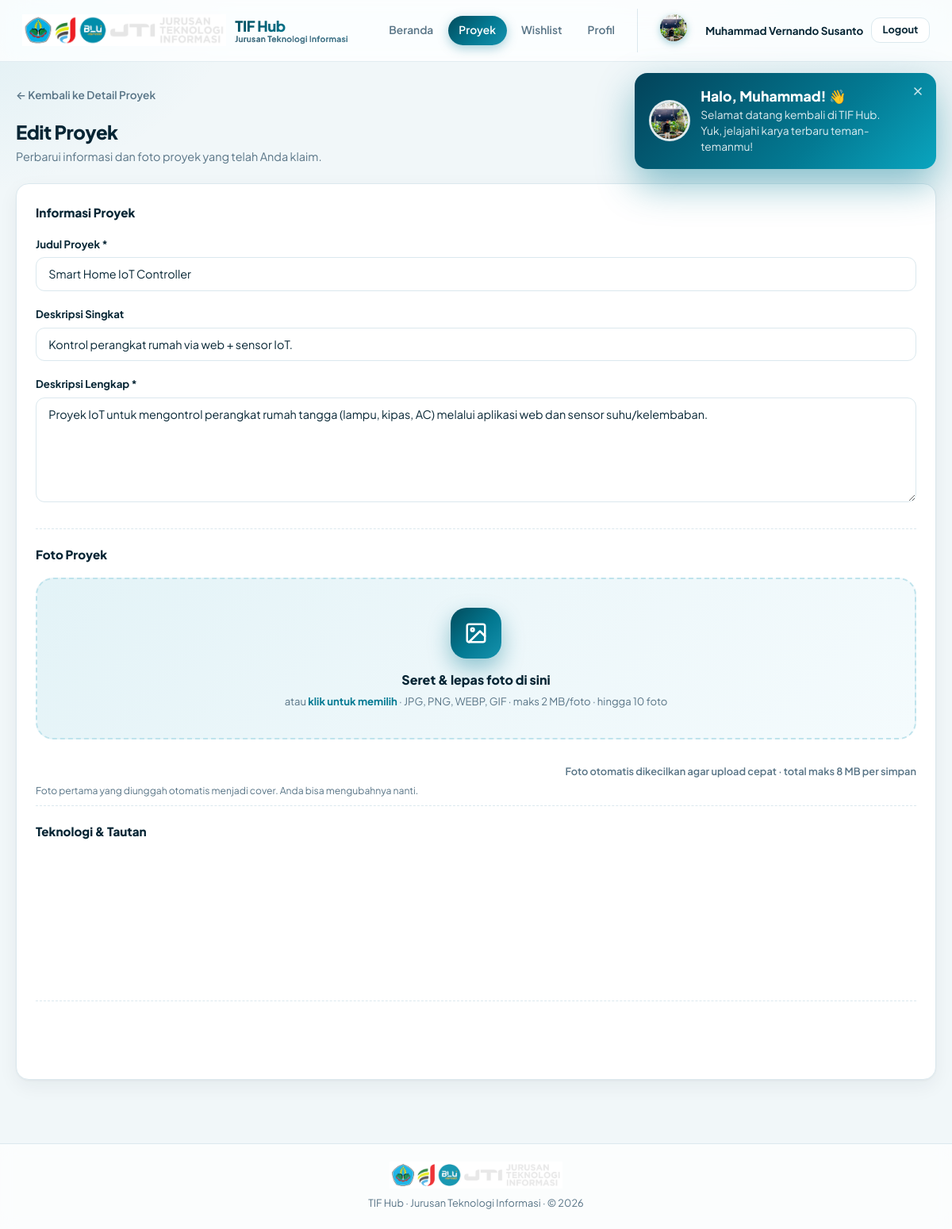
/projects/3/edit (signed in), run on the app's committed database.
### tables this page shows
CREATE TABLE `users` (
  `id` int(10) UNSIGNED NOT NULL,
  `nim` varchar(20) DEFAULT NULL,
  `name` varchar(100) NOT NULL,
  `email` varchar(150) NOT NULL,
  `password` varchar(255) NOT NULL,
  `role` enum('mahasiswa','admin') NOT NULL DEFAULT 'mahasiswa',
  `class` varchar(20) DEFAULT NULL,
  `semester` tinyint(3) UNSIGNED DEFAULT NULL,
  `status` enum('active','inactive') NOT NULL DEFAULT 'active',
  `avatar` varchar(255) DEFAULT NULL,
  `created_at` datetime NOT NULL DEFAULT current_timestamp(),
  `updated_at` datetime NOT NULL DEFAULT current_timestamp() ON UPDATE current_timestamp()
);

CREATE TABLE `projects` (
  `id` int(10) UNSIGNED NOT NULL,
  `title` varchar(200) NOT NULL,
  `slug` varchar(220) NOT NULL,
  `description` text NOT NULL,
  `short_desc` varchar(300) DEFAULT NULL,
  `thumbnail` varchar(255) DEFAULT NULL,
  `category_id` int(10) UNSIGNED DEFAULT NULL,
  `semester_id` int(10) UNSIGNED DEFAULT NULL,
  `course_name` varchar(150) DEFAULT NULL,
  `academic_year` varchar(20) DEFAULT NULL,
  `technologies` varchar(500) DEFAULT NULL,
  `github_url` varchar(500) DEFAULT NULL,
  `demo_url` varchar(500) DEFAULT NULL,
  `is_published` tinyint(1) NOT NULL DEFAULT 1,
  `is_claimable` tinyint(1) NOT NULL DEFAULT 1,
  `view_count` int(10) UNSIGNED NOT NULL DEFAULT 0,
  `created_by` int(10) UNSIGNED DEFAULT NULL,
  `created_at` datetime NOT NULL DEFAULT current_timestamp(),
  `updated_at` datetime NOT NULL DEFAULT current_timestamp() ON UPDATE current_timestamp()
);

### app/Controllers/ProjectController.php (called while the page is built, shortened)
<?php
class ProjectController extends Controller
{
    private Project $projectModel;
    public function __construct()
    {
        $this->projectModel = new Project();
    }
    public function edit(string $id): void
    {
        $project = $this->projectModel->find((int)$id);
        $this->view('projects/edit', [
            'title'   => 'Edit Proyek - TIF Hub',
            'user'    => Auth::user(),
            'project' => $project,
            'images'  => $this->projectModel->getImages((int) $id),
            'limits'  => ImageUploader::limits(),
            'csrf'    => Session::getCsrfToken(),
        ]);
    }
}

### public/index.php (called while the page is built, shortened)
<?php
spl_autoload_register(function (string $class): void {
    $prefix = 'App\\';
    $baseDir = dirname(__DIR__) . '/app/';
    $relativeClass = substr($class, strlen($prefix));
    $file = $baseDir . str_replace('\\', '/', $relativeClass) . '.php';
});
require dirname(__DIR__) . '/app/Helpers/helpers.php';
$router = new \App\Core\Router();
$router->dispatch();

### config/database.php (called while the page is built)
<?php
return [
    'host'     => getenv('DB_HOST') ?: '127.0.0.1',
    'port'     => getenv('DB_PORT') ?: '3306',
    'dbname'   => getenv('DB_NAME') ?: 'tif_hub',
    'username' => getenv('DB_USER') ?: 'root',
    'password' => getenv('DB_PASS') ?: '',
    'charset'  => 'utf8mb4',
    'options'  => [
        PDO::ATTR_ERRMODE            => PDO::ERRMODE_EXCEPTION,
        PDO::ATTR_DEFAULT_FETCH_MODE => PDO::FETCH_ASSOC,
        PDO::ATTR_EMULATE_PREPARES   => false,
    ],
];

### app/Core/Database.php (called while the page is built, shortened)
<?php
class Database
{
    private static ?PDO $instance = null;
    public static function getInstance(): PDO
    {
        if (self::$instance === null) {
            $config = require __DIR__ . '/../../config/database.php';
            $dsn = sprintf(
                'mysql:host=%s;port=%s;dbname=%s;charset=%s',
                $config['host'],
                $config['port'],
                $config['dbname'],
                $config['charset']
            );
            try {
                self::$instance = new PDO(
                    $dsn,
                    $config['username'],
                    $config['password'],
                    $config['options']
                );
            } catch (PDOException $e) {
                if (getenv('APP_DEBUG') === 'true') {
                    die('Database Connection Error: ' . $e->getMessage());
                }
                die('Database connection failed. Please try again later.');
            }
        }
        return self::$instance;
    }
}

### app/Core/Model.php (called while the page is built, shortened)
<?php
class Model
{
    protected PDO $db;
    protected string $table;
    public function __construct()
    {
        $this->db = Database::getInstance();
    }
    public function find(int $id): ?array
    {
        $stmt = $this->db->prepare("SELECT * FROM {$this->table} WHERE id = ?");
        $stmt->execute([$id]);
        $result = $stmt->fetch();
        return $result ?: null;
    }
}

### app/Helpers/helpers.php (called while the page is built, shortened)
<?php
function e(?string $value): string
{
    return htmlspecialchars($value ?? '', ENT_QUOTES, 'UTF-8');
}
function asset(string $path): string
{
    $path = ltrim($path, '/');
    $file = dirname(__DIR__, 2) . '/public/assets/' . $path;
    $v = is_file($file) ? '?v=' . filemtime($file) : '';
    return '/assets/' . $path . $v;
}

### app/Core/Auth.php (called while the page is built, shortened)
<?php
class Auth
{
    public static function user(): ?array
    {
        if (!Session::has('user_avatar')) {
            try {
                $row = (new \App\Models\User())->find((int) Session::get('user_id'));
            } catch (\Throwable $e) {
            }
        }
        return [
            'id'       => Session::get('user_id'),
            'nim'      => Session::get('user_nim'),
            'name'     => Session::get('user_name'),
            'email'    => Session::get('user_email'),
            'role'     => Session::get('user_role'),
            'class'    => Session::get('user_class'),
            'semester' => Session::get('user_semester'),
            'avatar'   => Session::get('user_avatar') ?: null,
        ];
    }
}

### app/Core/Session.php (called while the page is built, shortened)
<?php
class Session
{
    public static function get(string $key, mixed $default = null): mixed
    {
        return $_SESSION[$key] ?? $default;
    }
    public static function flash(string $key, mixed $value = null): mixed
    {
        $value = self::get('_flash_' . $key);
        return $value;
    }
}

### app/Helpers/ImageUploader.php (called while the page is built, shortened)
<?php
class ImageUploader
{
    public static function avatarUrl(?string $filename): ?string
    {
        return $filename ? '/uploads/avatars/' . rawurlencode(basename($filename)) : null;
    }
}

### app/Views/projects/edit.php (the view, shortened to what this page needs)
<?php
$images = $images ?? [];
$limits = $limits ?? \App\Helpers\ImageUploader::limits();
$fmtMb = fn(int $b): string => $b >= 1048576 ? rtrim(rtrim(number_format($b / 1048576, 1), '0'), '.') . ' MB' : round($b / 1024) . ' KB';
?>
<a href="/projects/<?= e($project['slug']) ?>" class="back-link">← Kembali ke Detail Proyek</a>
<div class="page-head mt-2">
    <div>
        <h1>Edit Proyek</h1>
        <p>Perbarui informasi dan foto proyek yang telah Anda klaim.</p>
    </div>
</div>
<form method="POST" enctype="multipart/form-data" action="/projects/<?= (int) $project['id'] ?>/update">
    <div class="card mb-3">
        <div class="form-section">
            <h3>Informasi Proyek</h3>
            <div class="form-group">
                <label>Judul Proyek *</label>
                <input type="text" name="title" class="form-control" required maxlength="200" value="<?= e($project['title'] ?? '') ?>" placeholder="Judul Proyek">
            </div>
            <div class="form-group">
                <label>Deskripsi Singkat</label>
                <input type="text" name="short_desc" class="form-control" maxlength="300" value="<?= e($project['short_desc'] ?? '') ?>" placeholder="Ringkasan proyek">
            </div>
            <div class="form-group">
                <label>Deskripsi Lengkap *</label>
                <textarea name="description" class="form-control" rows="6" required><?= e($project['description'] ?? '') ?></textarea>
            </div>
        </div>
        <div class="form-section">
            <h3>Foto Proyek</h3>
            <div class="dropzone" id="dropzone" data-existing="<?= count($images) ?>"
                 data-max-file="<?= (int) $limits['file'] ?>" data-max-post="<?= (int) $limits['post'] ?>" data-max-count="<?= (int) $limits['count'] ?>">
                <div class="dz-icon">
                    <svg viewBox="0 0 24 24" fill="none" stroke="currentColor" stroke-width="2" stroke-linecap="round" stroke-linejoin="round"><rect x="3" y="3" width="18" height="18" rx="2"/><circle cx="8.5" cy="8.5" r="1.5"/><path d="m21 15-5-5L5 21"/></svg>
                </div>
                <h4>Seret &amp; lepas foto di sini</h4>
                <p>atau <b>klik untuk memilih</b> · JPG, PNG, WEBP, GIF · maks <?= e($fmtMb((int) $limits['file'])) ?>/foto · hingga <?= (int) $limits['count'] ?> foto</p>
            </div>
            <div class="upload-note"><span id="uploadNote" role="status" aria-live="polite"></span><span>Foto otomatis dikecilkan agar upload cepat<?= $limits['post'] > 0 ? ' · total maks ' . e($fmtMb((int) $limits['post'])) . ' per simpan' : '' ?></span></div>
            <?php if (empty($images)): ?>
            <span class="form-hint">Foto pertama yang diunggah otomatis menjadi cover. Anda bisa mengubahnya nanti.</span>
            <?php endif; ?>
        </div>
        <div class="form-section">
            <h3>Teknologi &amp; Tautan</h3>
            <div class="form-grid">
            </div>
        </div>
    </div>
</form>

### app/Core/Router.php (shortened to what this page needs)
<?php
class Router
{
    private array $routes = [];
    private function addRoute(string $method, string $path, array|string $handler, array $middleware): void
    {
        $this->routes[] = [
            'method'     => $method,
            'path'       => $path,
            'handler'    => $handler,
            'middleware' => $middleware,
        ];
    }
    public function dispatch(): void
    {
        $method = $_SERVER['REQUEST_METHOD'];
        $uri = parse_url($_SERVER['REQUEST_URI'], PHP_URL_PATH);
        $uri = rtrim($uri, '/') ?: '/';
        foreach ($this->routes as $route) {
            if ($route['method'] !== $method) {
                continue;
            }
            $pattern = preg_replace('/\{([a-zA-Z_]+)\}/', '([^/]+)', $route['path']);
            $pattern = '#^' . $pattern . '$#';
            if (preg_match($pattern, $uri, $matches)) {
                array_shift($matches);
                $this->runHandler($route['handler'], $matches);
                return;
            }
        }
    }
    private function runHandler(array|string $handler, array $params): void
    {
        if (is_string($handler)) {
            [$controllerName, $method] = explode('@', $handler);
        } else {
            [$controllerName, $method] = $handler;
        }
        $controller = new $controllerName();
        call_user_func_array([$controller, $method], $params);
    }
}

### app/Views/layouts/student.php (shortened to what this page needs)
<?php $uri = parse_url($_SERVER['REQUEST_URI'] ?? '/', PHP_URL_PATH) ?: '/'; ?>
<!DOCTYPE html>
<html lang="id">
<head>
    <link rel="stylesheet" href="<?= asset('css/app.css') ?>">
    <link rel="stylesheet" href="<?= asset('css/animations.css') ?>">
</head>
<body style="display:flex;flex-direction:column;min-height:100vh;">
<nav class="navbar">
    <a href="/" class="brand">
        <img src="<?= asset('images/logo-jti.png') ?>" alt="JTI Logo">
        <div class="brand-text">
            <span>Jurusan Teknologi Informasi</span>
        </div>
    </a>
    <div class="nav-links">
        <a href="/" class="<?= $uri === '/' ? 'active' : '' ?>">Beranda</a>
        <a href="/projects" class="<?= str_starts_with($uri, '/projects') ? 'active' : '' ?>">Proyek</a>
        <a href="/wishlists" class="<?= str_starts_with($uri, '/wishlists') ? 'active' : '' ?>">Wishlist</a>
        <a href="/profile" class="<?= str_starts_with($uri, '/profile') ? 'active' : '' ?>">Profil</a>
        <div class="user-chip">
            <?php if (!empty($user['avatar'])): ?>
            <a href="/profile" aria-label="Profil saya"><img class="avatar" style="object-fit:cover;" src="<?= e(\App\Helpers\ImageUploader::avatarUrl($user['avatar'])) ?>" alt="Foto <?= e($user['name'] ?? '') ?>"></a>
            <?php else: ?>
            <span class="avatar"><?= e(initials($user['name'] ?? '')) ?></span>
            <?php endif; ?>
            <span class="user-name"><?= e($user['name'] ?? '') ?></span>
            <a href="/logout" class="btn btn-sm btn-outline">Logout</a>
        </div>
    </div>
</nav>
<main class="container" style="flex:1;width:100%;">
    <?php include __DIR__ . '/../partials/flash_toasts.php'; ?>
    <?= $content ?? '' ?>
</main>
<footer class="site-footer">
    <img src="<?= asset('images/logo-jti.png') ?>" alt="JTI">
    <p>TIF Hub · Jurusan Teknologi Informasi · &copy; <?= date('Y') ?></p>
</footer>
</body>
</html>

### app/Views/partials/flash_toasts.php (shortened to what this page needs)
<?php
$ftUser = $user ?? [];
$toasts = [];
if ($ftWelcome = Session::flash('welcome')) {
    $toasts[] = ['type' => 'welcome', 'name' => (string) $ftWelcome];
}
$ftClose = '<svg viewBox="0 0 24 24" width="16" height="16" fill="none" stroke="currentColor" stroke-width="2.4" stroke-linecap="round" stroke-linejoin="round" aria-hidden="true"><path d="M18 6 6 18M6 6l12 12"/></svg>';
?>
<?php if ($toasts): ?>
<div class="toast-stack" id="toast-stack" aria-live="polite" aria-atomic="false">
    <?php foreach ($toasts as $t): ?>
        <?php if ($t['type'] === 'welcome'):
            $first   = trim(explode(' ', trim($t['name']))[0] ?? '') ?: 'kamu';
            $isAdmin = (($ftUser['role'] ?? '') === 'admin');
            $avatar  = !empty($ftUser['avatar']) ? \App\Helpers\ImageUploader::avatarUrl($ftUser['avatar']) : null;
        ?>
        <div class="toast toast-welcome" role="status" data-timeout="6500" style="--t:6.5s;">
            <span class="t-avatar">
                <?php if ($avatar): ?><img src="<?= e($avatar) ?>" alt=""><?php else: ?><?= e(initials($t['name'])) ?><?php endif; ?>
            </span>
            <div class="t-body">
                <div class="t-title">Halo, <?= e($first) ?>! <span class="wave">👋</span></div>
                <div class="t-msg"><?= $isAdmin ? 'Selamat datang kembali di panel admin TIF Hub.' : 'Selamat datang kembali di TIF Hub. Yuk, jelajahi karya terbaru teman-temanmu!' ?></div>
            </div>
            <button type="button" class="t-close" aria-label="Tutup notifikasi"><?= $ftClose ?></button>
        </div>
        <?php endif; ?>
    <?php endforeach; ?>
</div>
<?php endif; ?>

### data on the page
users: avatar (picture), name "Muhammad Vernando Susanto"
projects: title "Smart Home IoT Controller", short_desc "Kontrol perangkat rumah via web + sensor IoT.", description "Proyek IoT untuk mengontrol perangkat rumah tangga (lampu, kipas, AC) melalui aplikasi web dan sensor suhu/kelembaban."

### other printed values
$first "Muhammad"
